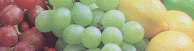
%> input picture TP_Vision/TP2/test.gif, 194 x 51 px
$ octave test.m   (GNU Octave 9; MATLAB toolbox functions it lacks are replaced by stand-ins)
%> lines starting %> are read from the running program, lines starting %| are printed output that depends on the picture
[imgTmp,colorTmp]=imread('test.gif');
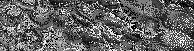
%> imgTmp: size 51x194 uint8; min 0, max 255, mean 98.9
%> colorTmp = 256 rows, first 12: [0.227 0.133 0.196; 0.384 0.533 0.357; 0.541 0.737 0.467; 0.529 0.208 0.247; 0.659 0.529 0.392; 0.765 0.733 0.427; 0.549 0.376 0.361; 0.282 0.349 0.275; 0.451 0.639 0.416; 0.745 0.824 0.659; 0.671 0.659 0.435; 0.612 0.745 0.678]

img = imgTmp + 1;

color = rgb2lab(colorTmp);
%> color = 256 rows, first 12: [16.86 14.45 -5.71; 52.91 -22.5 20.04; 71.35 -29.43 29.77; 34.1 36 11.94; 58.58 7.69 23.59; 74.98 -8.21 40.38; 45.24 17.36 9.51; 35.92 -10.76 8.88; 62.41 -27.43 24.62; 81.77 -14.18 18.62; 67.88 -7.79 29.88; 74.13 -14.86 4.8]

p = bayes(img,color,[1,1,10,10],[84,1,10,10],[130,1,10,10]);
%> the loop in bayes, `for k = 1:nargin-2` made 3 passes
%> (current, detcov) on passes 1 to 3: ([1 1 10 10], 6.22e+10), ([84 1 10 10], 2.32e+11), ([130 1 10 10], 3.07e+10)
%> after the loop in bayes, `for k = 1:nargin-2`: cov = [116403384.3 -7619110.6 51544503; -7619110.6 498708.5 -3373809.8; 51544503 -3373809.8 22824448.1]; p = 3 items
%> p = 3 items

treated = zeros(size(img));
for x = 1:size(img,2)
    for y = 1:size(img,1)
        proba = zeros(size(p));
        current = color(img(y,x),:);
        for p_ = 1:size(p,2)
            proba(p_) = p{p_}(current);
        end
        [maxnum,maxid] = max(proba(:));
        treated(y,x) = (maxid - 1)*(1/(size(p,2)-1));
    end
end
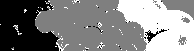
%> treated: size 51x194 double; min 0, max 1, mean 0.513
%> after the loop, proba = [5.47e-33 2.84e-29 7.53e-08]

subplot(2,1,1)
imshow(treated);
subplot(2,1,2)
imshow(imgTmp,colorTmp);axis image;
%> after `axis image`:
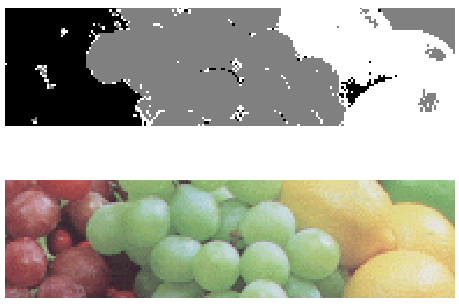
%> figure redrawn from the program's plot data, 2 panels

% arguments [x,y,width,height]
function p = bayes(img,color,varargin)
    for k = 1:nargin-2
        current = varargin{k};
        cov = zeros([3,3]);
        average = [0,0,0];
        for x = current(1):current(1)+current(3)
           for y = current(2):current(2)+current(4)
               average = average + color(img(y,x),:);
           end
        end
        for i = 1:3
           for j = 1:3
               for x = current(1):current(1)+current(3)
                   for y = current(2):current(2)+current(4)
                       cov(i,j) = cov(i,j) + (color(img(y,x),i)-average(i)) * (color(img(y,x),j)-average(j));
                   end
               end
               cov(i,j) = cov(i,j) / (current(3)*current(4));
           end
        end
        detcov = det(cov);
        invcov = inv(cov);
        p{k} = @(color) 1/((2*pi)^(3/2)*sqrt(detcov))*exp(-1/2 * (color-average) * invcov * transpose(color-average));
    end
end
